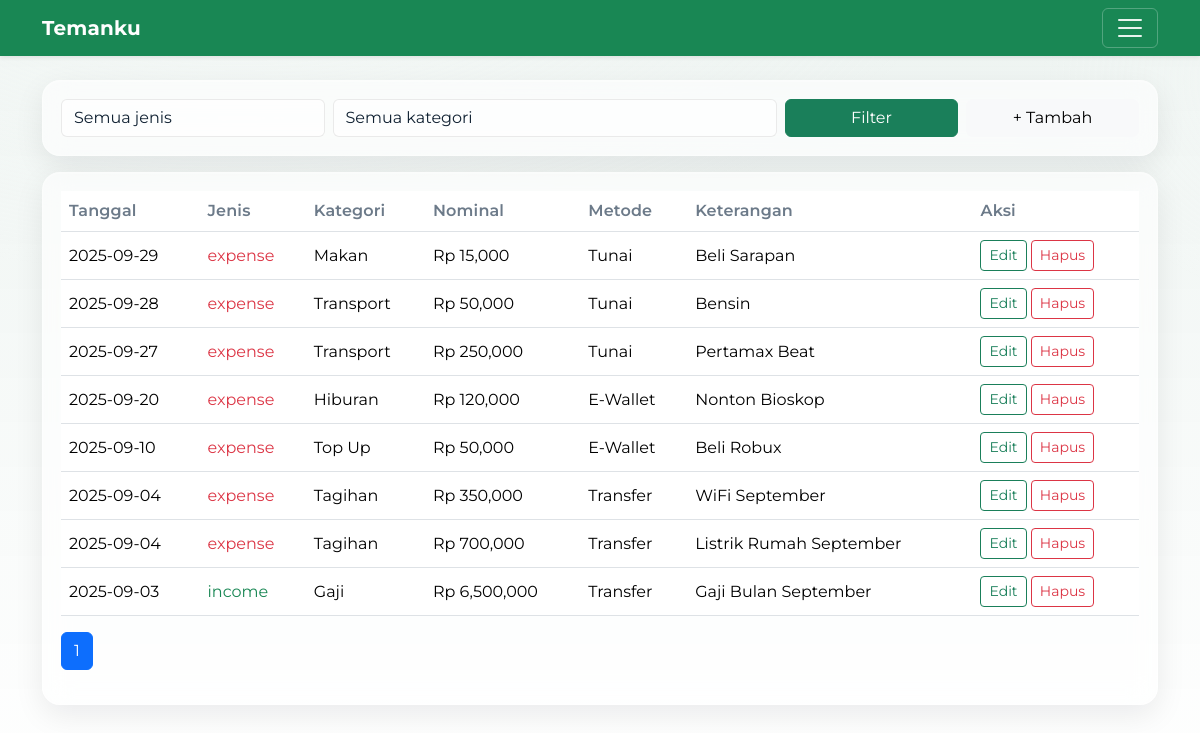
Screenshot of /history (signed in) with the database file from the repository.
### tables this page shows
CREATE TABLE transactions (
  id INTEGER PRIMARY KEY AUTOINCREMENT,
  user_id INTEGER NOT NULL,
  date TEXT NOT NULL,                      -- YYYY-MM-DD
  type TEXT CHECK(type IN ('income','expense')) NOT NULL,
  category_id INTEGER NOT NULL,
  amount REAL NOT NULL,
  source_or_payee TEXT,
  account TEXT,
  notes TEXT,
  FOREIGN KEY (user_id) REFERENCES users(id),
  FOREIGN KEY (category_id) REFERENCES categories(id)
);

CREATE TABLE categories (
  id INTEGER PRIMARY KEY AUTOINCREMENT,
  user_id INTEGER NOT NULL,
  type TEXT CHECK(type IN ('income','expense')) NOT NULL,
  name TEXT NOT NULL,
  UNIQUE(user_id, type, name),
  FOREIGN KEY (user_id) REFERENCES users(id)
);

### app.py (the view, shortened to what this page needs)
@app.get("/history")
@login_required
def history():
    q_type = request.args.get("type", "")
    q_cat = request.args.get("category_id", "")
    page = int(request.args.get("page", 1))
    per = 20
    where = ["t.user_id=?"]; params = [current_user.id]
    if q_type in ("income", "expense"):
        where.append("t.type=?"); params.append(q_type)
    if q_cat:
        where.append("t.category_id=?"); params.append(q_cat)
    where_clause = " AND ".join(where)
    with db() as con:
        cats = con.execute("SELECT id, type, name FROM categories WHERE user_id=? ORDER BY type,name",
                           (current_user.id,)).fetchall()
        total = con.execute(f"SELECT COUNT(*) AS n FROM transactions t WHERE {where_clause}", params).fetchone()["n"]
        rows = con.execute(f"""
            SELECT t.*, c.name AS category,
            t.source_or_payee AS keterangan,
            t.account AS payment_method
            FROM transactions t
            JOIN categories c ON c.id=t.category_id
            WHERE {where_clause}
            ORDER BY t.date DESC, t.id DESC
            LIMIT ? OFFSET ?
        """, (*params, per, (page-1)*per)).fetchall()
    pages = (total + per - 1)//per
    return render_template("history.html",
                           rows=[dict(r) for r in rows],
                           categories=[dict(c) for c in cats],
                           q_type=q_type, q_cat=q_cat, page=page, pages=pages, title="Riwayat")

### app.py (called while the page is built)
def db():
    conn = sqlite3.connect(APP_DB, timeout=5.0)
    conn.row_factory = sqlite3.Row
    conn.execute("PRAGMA busy_timeout = 5000")   # cadangan
    return conn

@login_manager.user_loader
def load_user(user_id):
    with db() as con:
        row = con.execute("SELECT * FROM users WHERE id=?", (user_id,)).fetchone()
        return User(row) if row else None

### templates/history.html (shortened to what this page needs)
{% extends "base.html" %}
{% block content %}
<div class="card-soft mb-3">
  <form class="row g-2" method="get">
    <div class="col-md-3">
      <select class="form-select" name="type">
        <option value="">Semua jenis</option>
      </select>
    </div>
    <div class="col-md-5">
      <select class="form-select" name="category_id">
        <option value="">Semua kategori</option>
      </select>
    </div>
    <div class="col-md-2">
      <button class="btn btn-primary w-100">Filter</button>
    </div>
    <div class="col-md-2">
      <a class="btn btn-light w-100" href="{{ url_for('add_form') }}">+ Tambah</a>
    </div>
  </form>
</div>
<div class="card-soft">
  <div class="table-responsive">
    <table class="table table-hover align-middle">
      <thead>
        <tr>
          <th>Tanggal</th>
          <th>Jenis</th>
          <th>Kategori</th>
          <th>Nominal</th>
          <th>Metode</th>
          <th>Keterangan</th>
          <th>Aksi</th>
        </tr>
      </thead>
      <tbody>
        {% for r in rows %}
          <tr>
            <td>{{ r.date }}</td>
            <td class="{{ 'text-danger' if r.type=='expense' else 'text-success' }}">{{ r.type }}</td>
            <td>{{ r.category }}</td>
            <td>Rp {{ "{:,.0f}".format(r.amount|int) }}</td>
            <td>{{ r.payment_method or '-' }}</td>
            <td>{{ r.keterangan or '-' }}</td>
            <td class="text-nowrap">
              <a class="btn btn-sm btn-outline-primary"
                 href="{{ url_for('edit_form', trx_id=r.id) }}">Edit</a>
              <form method="post"
                    action="{{ url_for('delete_trx', trx_id=r.id) }}"
                    class="d-inline"
                    onsubmit="return confirm('Hapus transaksi ini?')">
                <button class="btn btn-sm btn-outline-danger">Hapus</button>
              </form>
            </td>
          </tr>
        {% endfor %}
      </tbody>
    </table>
  </div>
  <nav>
    <ul class="pagination">
      {% for i in range(1, pages+1) %}
      <li class="page-item {{ 'active' if i==page else '' }}">
        <a class="page-link"
           href="{{ url_for('history', page=i, type=q_type, category_id=q_cat) }}">{{ i }}</a>
      </li>
      {% endfor %}
    </ul>
  </nav>
</div>
{% endblock %}

### templates/base.html (shortened to what this page needs)
<!doctype html>
<html lang="id">
<head>
  <link href="https://cdn.jsdelivr.net/npm/bootstrap@5.3.3/dist/css/bootstrap.min.css" rel="stylesheet" />
  <link rel="stylesheet" href="{{ url_for('static', filename='style.css') }}">
  <link rel="stylesheet" href="https://cdn.jsdelivr.net/npm/bootstrap-icons@1.11.3/font/bootstrap-icons.min.css">
</head>
<body class="bg-body">
  <nav class="navbar navbar-dark bg-success sticky-top shadow-sm">
    <div class="container">
      <a class="navbar-brand fw-bold" href="{{ url_for('dashboard') }}">Temanku</a>
      <button class="navbar-toggler" type="button"
              data-bs-toggle="offcanvas" data-bs-target="#mainMenu"
              aria-controls="mainMenu" aria-label="Menu">
        <span class="navbar-toggler-icon"></span>
      </button>
    </div>
  </nav>
  {% set ep = request.endpoint %}
  <main class="container my-3 my-md-4">
    {% block content %}{% endblock %}
  </main>
</body>
</html>

### static/style.css (style rules this page uses)
:root { --bg:#0f5132; --page:#e9eef6; --card:rgba(255,255,255,.6); --text:#102132; --muted:#6c7a89; --primary:#1a7f5a; --ring:rgba(26,127,90,.35); --glass-border:rgba(255,255,255,.32); --chart-bar:45, 156, 219; }
* { scroll-behavior:smooth }
body { background:var(--page); color:var(--text); font-family: "Montserrat", system-ui, -apple-system, "Segoe UI", Roboto, "Helvetica Neue", Arial, "Noto Sans", "Apple Color Emoji","Segoe UI Emoji","Segoe UI Symbol", sans-serif; font-feature-settings: "cv01","cv02"; }
.navbar-brand { font-weight:800; letter-spacing:.3px }
.btn { transition:transform .15s ease, box-shadow .2s ease }
.btn-primary { background:var(--primary);border-color:var(--primary) }
.btn-outline-primary { border-color:var(--primary);color:var(--primary) }
.form-control,.form-select { background:rgba(255,255,255,.65);color:var(--text); border:1px solid rgba(0,0,0,.08) }
.table>thead th { color:var(--muted);font-weight:600;letter-spacing:.01em }
.card-soft { background:var(--card); border:1px solid var(--glass-border); border-radius:18px; padding:18px; box-shadow: 0 10px 30px rgba(10,14,29,.08), inset 0 1px 0 rgba(255,255,255,.25); backdrop-filter: blur(14px); -webkit-backdrop-filter: blur(14px); transition:transform .25s ease, box-shadow .25s ease, border-color .25s ease; }
.navbar-brand { font-weight:800; letter-spacing:.2px }
.navbar-toggler { border-color: rgba(255,255,255,.25); }
body { font-family: "Montserrat", system-ui, -apple-system, Segoe UI, Roboto, Arial, sans-serif; }
.navbar { position: sticky; top: 0; z-index: 1100; }
.navbar .navbar-toggler { position: relative; z-index: 1101; }
main { opacity:0; transform: translateY(8px); }
main.page-enter { opacity:1; transform:none; transition:opacity .35s ease, transform .35s ease; }

### rows the page displays
transactions: date "2025-09-29", type "expense", category "Makan", amount "15,000", account "Tunai", source_or_payee "Beli Sarapan"
transactions: date "2025-09-28", type "expense", category "Transport", amount "50,000", account "Tunai", source_or_payee "Bensin"
transactions: date "2025-09-27", type "expense", category "Transport", amount "250,000", account "Tunai", source_or_payee "Pertamax Beat"
transactions: date "2025-09-20", type "expense", category "Hiburan", amount "120,000", account "E-Wallet", source_or_payee "Nonton Bioskop"
transactions: date "2025-09-10", type "expense", category "Top Up", amount "50,000", account "E-Wallet", source_or_payee "Beli Robux"
transactions: date "2025-09-04", type "expense", category "Tagihan", amount "350,000", account "Transfer", source_or_payee "WiFi September"
transactions: date "2025-09-04", type "expense", category "Tagihan", amount "700,000", account "Transfer", source_or_payee "Listrik Rumah September"
transactions: date "2025-09-03", type "income", category "Gaji", amount "6,500,000", account "Transfer", source_or_payee "Gaji Bulan September"

### other values shown
{{ i }} "1"
